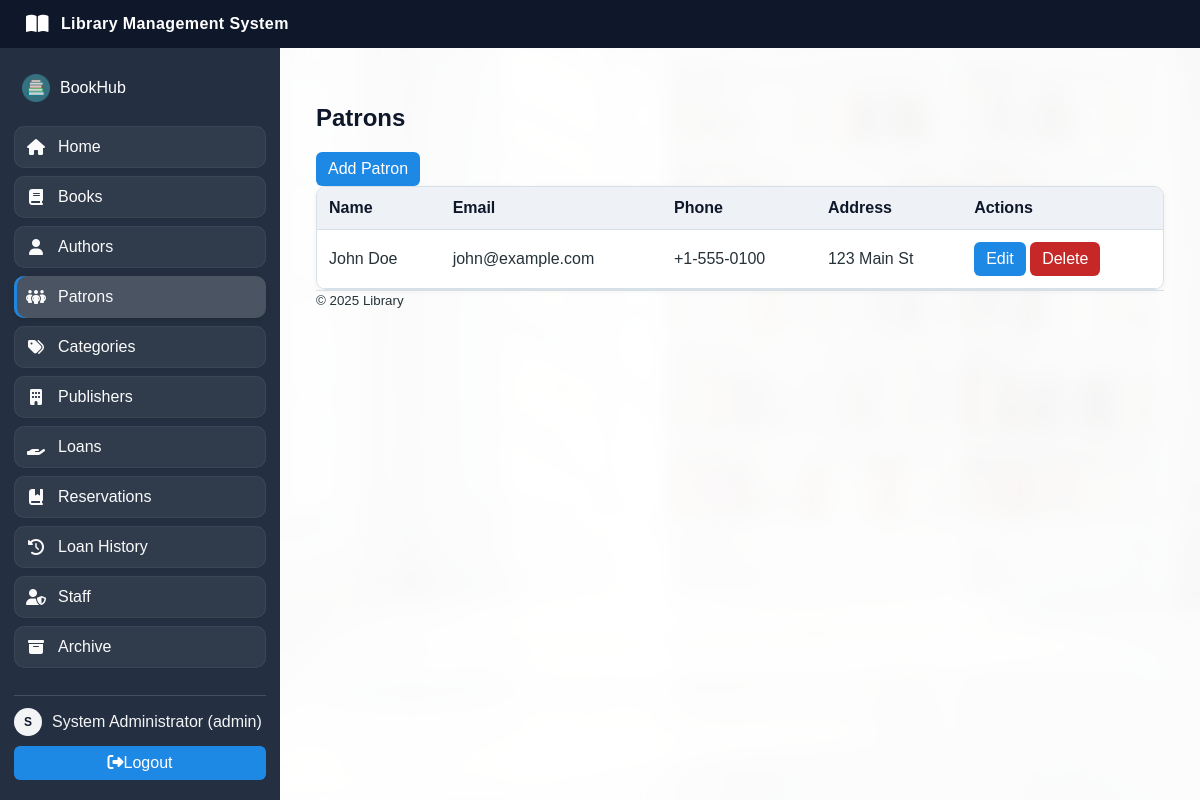
Page /patrons.php (signed in) on the committed database.
### tables this page shows
CREATE TABLE patrons (
  id INT AUTO_INCREMENT PRIMARY KEY,
  full_name VARCHAR(150) NOT NULL,
  email VARCHAR(150) NOT NULL UNIQUE,
  phone VARCHAR(50) NULL,
  address VARCHAR(255) NULL,
  created_at TIMESTAMP DEFAULT CURRENT_TIMESTAMP
);

### auth.php (called while the page is built, shortened)
<?php
function current_user(): ?array {
	return $_SESSION['user'] ?? null;
}
function is_admin(): bool {
	$user = current_user();
	return $user && $user['role'] === 'admin';
}

### patrons.php (the view, shortened to what this page needs)
<?php
require_once __DIR__ . '/auth.php';
function h(string $s): string { return htmlspecialchars($s, ENT_QUOTES, 'UTF-8'); }
$action = $_GET['action'] ?? '';
$id = isset($_GET['id']) ? (int)$_GET['id'] : 0;
include __DIR__ . '/header.php';
?>
<h2>Patrons</h2>
<?php if (is_admin() && ($action === 'add' || ($action === 'edit' && $id))): ?>
<?php
	$patron = ['full_name'=>'','email'=>'','phone'=>'','address'=>''];
	if ($action === 'edit') {
		$stmt = $mysqli->prepare('SELECT * FROM patrons WHERE id=?');
		$stmt->bind_param('i', $id);
		$stmt->execute();
		$patron = $stmt->get_result()->fetch_assoc();
	}
?>
<h3><?php echo $action === 'add' ? 'Add' : 'Edit'; ?> Patron</h3>
<form method="post" action="patrons.php?action=save<?php echo $id?('&id='.$id):''; ?>">
	<div>
		<label>Name</label><br>
		<input type="text" name="full_name" required value="<?php echo h($patron['full_name']); ?>">
	</div>
	<div>
		<label>Email</label><br>
		<input type="email" name="email" required value="<?php echo h($patron['email']); ?>">
	</div>
	<div>
		<label>Phone</label><br>
		<input type="text" name="phone" value="<?php echo h($patron['phone']); ?>">
	</div>
	<div>
		<label>Address</label><br>
		<input type="text" name="address" value="<?php echo h($patron['address']); ?>">
	</div>
	<button class="btn" type="submit">Save</button>
	<a class="btn" href="patrons.php">Back</a>
</form>
<?php else: ?>
<?php if (is_admin()): ?>
<a class="btn" href="patrons.php?action=add">Add Patron</a>
<?php endif; ?>
<?php $res = $mysqli->query('SELECT * FROM patrons ORDER BY created_at DESC'); ?>
<div class="table-wrap">
<table>
	<tr>
		<th>Name</th>
		<th>Email</th>
		<th>Phone</th>
		<th>Address</th>
		<?php if (is_admin()): ?><th>Actions</th><?php endif; ?>
	</tr>
	<?php while ($row = $res->fetch_assoc()): ?>
		<tr>
			<td><?php echo h($row['full_name']); ?></td>
			<td><?php echo h($row['email']); ?></td>
			<td><?php echo h($row['phone']); ?></td>
			<td><?php echo h($row['address']); ?></td>
			<?php if (is_admin()): ?>
			<td>
				<a class="btn" href="patrons.php?action=edit&id=<?php echo (int)$row['id']; ?>">Edit</a>
				<a class="btn red" href="patrons.php?action=delete&id=<?php echo (int)$row['id']; ?>" onclick="return confirm('Delete this patron?');">Delete</a>
			</td>
			<?php endif; ?>
		</tr>
	<?php endwhile; ?>
</table>
</div>
<?php endif; ?>
<?php include __DIR__ . '/footer.php';

### assets/styles.css (style rules this page uses)
:root { --green-600: #2e7d32; --green-700: #1b5e20; --green-100: #e8f5e9; --brown-700: #243041; --brown-600: #1b2735; --brown-100: #eef2f6; --text-900: #253238; --text-700: #546e7a; --border: #d7e0e7; --bg: #f5f8fb; --red: #e53935; --blue: #1e88e5; }
body { font-family: Arial, sans-serif; margin: 0; color: var(--text-900); background: var(--bg); }
h2, h3 { color: #0f172a; }
.table-wrap { background:#fff; border:1px solid var(--border); border-radius:10px; overflow:hidden; box-shadow:0 1px 6px rgba(0,0,0,0.05); }
table { border-collapse: collapse; width: 100%; }
th, td { border-bottom: 1px solid var(--border); padding: 12px; }
th { background: var(--brown-100); text-align: left; color:#0f172a; }
tbody tr:nth-child(even) { background: #fff; }
tbody tr:nth-child(odd) { background: var(--green-100); }
.btn { padding: 8px 12px; background: var(--blue); color: #fff; text-decoration: none; border-radius: 6px; display:inline-block; }
.btn.red { background: #c62828; }

### rows in the picture
patrons: full_name "John Doe", email "john@example.com", phone "+1-555-0100", address "123 Main St"

### other values in the picture
substr($user['full_name'] ?? $user['username'], 0, 1) "S"
$user['full_name'] "System Administrator"
$user['role'] "admin"
